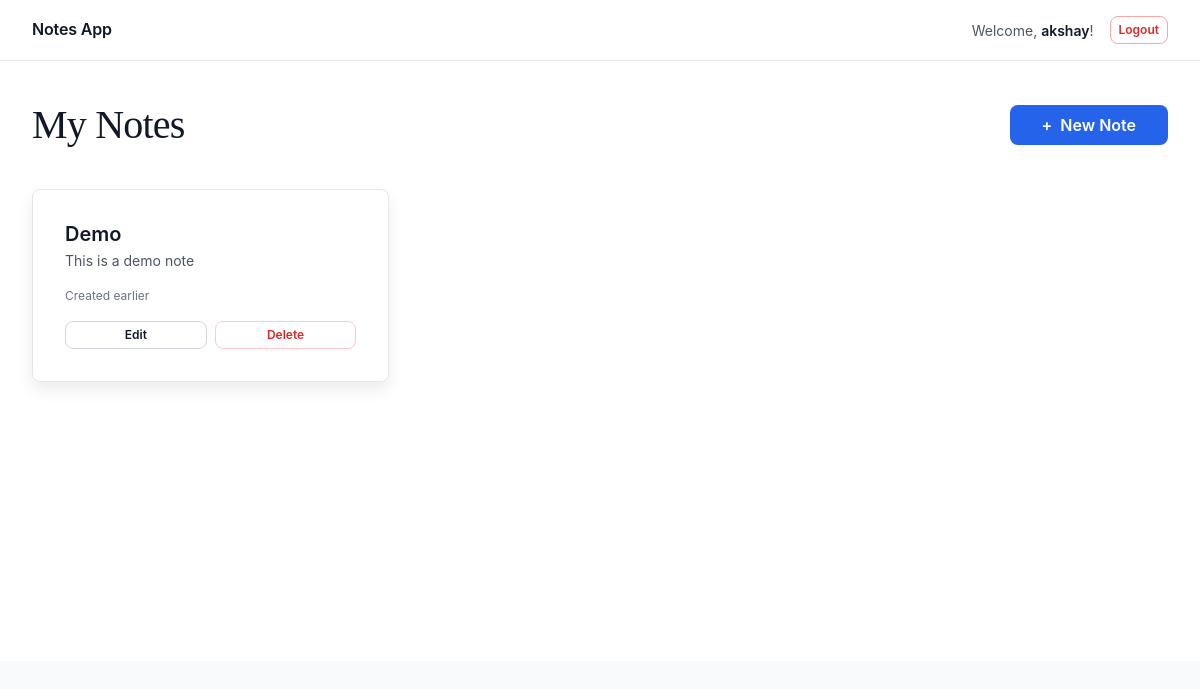
Page /dashboard (signed in) on the earlier database version.
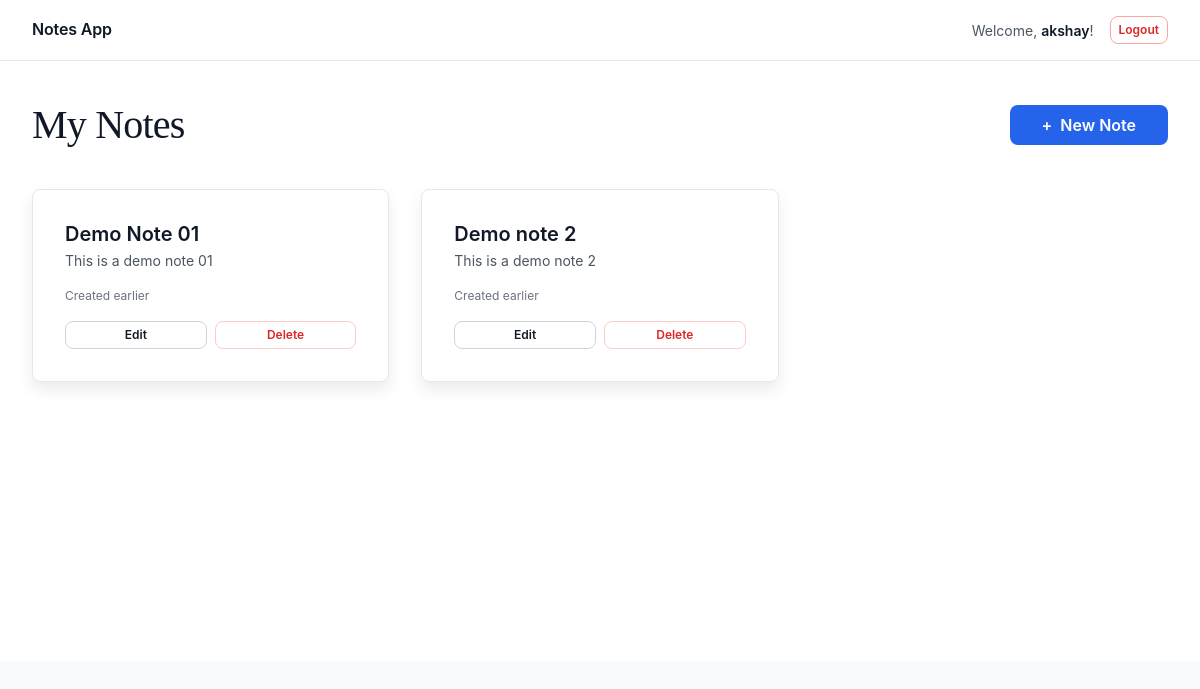
Same page on the later database version.
### app.py (models this page shows)
class Note(db.Model):
    id = db.Column(db.Integer, primary_key=True)
    title = db.Column(db.String(100), nullable=False)
    content = db.Column(db.Text, nullable=False)
    user_id = db.Column(db.Integer, db.ForeignKey('user.id'), nullable=False)

### app.py (the view)
@app.route('/dashboard')
def dashboard():
    if 'user_id' not in session:
        return redirect(url_for('login'))
    user_id = session['user_id']
    notes = Note.query.filter_by(user_id=user_id).all()
    return render_template('dashboard.html', notes=notes, username=session['username'])

### templates/dashboard.html (shortened to what this page needs)
{% extends "base.html" %}
{% block content %}
<div class="dashboard-header">
  <h2>Notes App</h2>
  <div class="header-right">
    <p>Welcome, <strong>{{ username }}</strong>!</p>
    <form method="POST" action="{{ url_for('logout') }}" style="margin: 0;">
      <button type="submit" class="logout-btn">Logout</button>
    </form>
  </div>
</div>
<div class="dashboard-page">
  <div class="dashboard-container">
    <div class="dashboard-header-section">
      <h1>My Notes</h1>
      <a href="{{ url_for('create_note') }}" class="create-button">
        <span>+</span> New Note
      </a>
    </div>
    {% if notes %}
      <div class="notes-grid">
        {% for note in notes %}
          <div class="note-card">
            <h3 class="note-card-title">{{ note.title }}</h3>
            <p class="note-card-preview">{{ note.content }}</p>
            <p class="note-card-meta">
              {% if note.created_at %}
                {{ note.created_at.strftime('%b %d, %Y') if note.created_at else 'No date' }}
              {% else %}
                Created earlier
              {% endif %}
            </p>
            <div class="note-card-actions">
              <a href="{{ url_for('edit_note', note_id=note.id) }}" class="note-btn">
                Edit
              </a>
              <a href="{{ url_for('delete_note', note_id=note.id) }}" class="note-btn note-btn-delete" onclick="return confirm('Are you sure you want to delete this note?')">
                Delete
              </a>
            </div>
          </div>
        {% endfor %}
      </div>
    {% endif %}
  </div>
</div>
{% endblock %}

### templates/base.html (shortened to what this page needs)
<!DOCTYPE html>
<html lang="en">
<head>
    <link rel="stylesheet" href="{{ url_for('static', filename='css/tokens.css') }}">
    <link rel="stylesheet" href="{{ url_for('static', filename='css/typography.css') }}">
    <link rel="stylesheet" href="{{ url_for('static', filename='css/global.css') }}">
    <link rel="stylesheet" href="{{ url_for('static', filename='css/components/buttons.css') }}">
    <link rel="stylesheet" href="{{ url_for('static', filename='css/components/forms.css') }}">
    <link rel="stylesheet" href="{{ url_for('static', filename='css/components/cards.css') }}">
</head>
<body>
    <main class="main-content" role="main">
        {% block content %}{% endblock %}
    </main>
</body>
</html>

### static/css/tokens.css (style rules this page uses)
:root { --color-black: #000000; --color-white: #ffffff; --color-blue-50: #eff6ff; --color-blue-100: #dbeafe; --color-blue-200: #bfdbfe; --color-blue-300: #93c5fd; --color-blue-400: #60a5fa; --color-blue-500: #3b82f6; --color-blue-600: #2563eb; --color-blue-700: #1d4ed8; --color-blue-800: #1e40af; --color-blue-900: #1e3a8a; --color-gray-50: #f9fafb; --color-gray-100: #f3f4f6; --color-gray-200: #e5e7eb; --color-gray-300: #d1d5db; --color-gray-400: #9ca3af; --color-gray-500: #6b7280; --color-gray-600: #4b5563; --color-gray-700: #374151; --color-gray-800: #1f2937; --color-gray-900: #111827; --color-red-50: #fef2f2; --color-red-100: #fee2e2; --color-red-200: #fecaca; --color-red-300: #fca5a5; --color-red-400: #f87171; --color-red-500: #ef4444; --color-red-600: #dc2626; --color-red-700: #b91c1c; --color-red-800: #991b1b; --color-red-900: #7f1d1d; --color-green-50: #f0fdf4; --color-green-100: #dcfce7; --color-green-200: #bbf7d0; --color-green-300: #86efac; --color-green-400: #4ade80; --color-green-500: #22c55e; --color-green-600: #16a34a; --color-green-700: #15803d; --color-green-800: #166534; --color-green-900: #145231; --color-yellow-50: #fffbeb; --color-yellow-100: #fef3c7; --color-yellow-200: #fde68a; --color-yellow-300: #fcd34d; --color-yellow-400: #fbbf24; --color-yellow-500: #f59e0b; --color-yellow-600: #d97706; --color-yellow-700: #b45309; --color-yellow-800: #92400e; --color-yellow-900: #78350f; --text-primary: var(--color-gray-900); --text-secondary: var(--color-gray-600); --text-tertiary: var(--color-gray-500); --text-disabled: var(--color-gray-400); --text-inverse: var(--color-white); --bg-primary: var(--color-white); --bg-secondary: var(--color-gray-50); --bg-tertiary: var(--color-gray-100); --border-primary: var(--color-gray-200); --border-secondary: var(--color-gray-300); --status-success: var(--color-green-600); --status-error: var(--color-red-600); --status-warning: var(--color-yellow-600); --status-info: var(--color-blue-600); --space-0: 0px; --space-100: 2px; --space-200: 4px; --space-300: 8px; --space-350: 12px; --space-400: 16px; --space-450: 24px; --space-500: 32px; --space-600: 40px; --space-700: 80px; --space-800: 120px; --space-900: 160px; --radius-sm: 6px; --radius-md: 8px; --radius-lg: 8px; --radius-pill: 9999px; --border-width-thin: 1px; --border-width-medium: 2px; --border-width-thick: 3px; --shadow-xs: 0px 2px 4px rgba(0, 0, 0, 0.05); --shadow-sm: 0px 2px 4px rgba(0, 0, 0, 0.05); --shadow-md: 0px 8px 16px rgba(0, 0, 0, 0.08); --shadow-lg: 0px 16px 32px rgba(0, 0, 0, 0.1); --shadow-xl: 0px 16px 32px rgba(0, 0, 0, 0.1); --z-dropdown: 100; --z-sticky: 200; --z-fixed: 300; --z-modal-backdrop: 400; --z-modal: 500; --z-popover: 600; --z-tooltip: 700; --z-notification: 800; --motion-duration-fast: 150ms; --motion-duration-medium: 300ms; --motion-duration-slow: 600ms; --motion-easing-in: cubic-bezier(0.4, 0, 1, 1); --motion-easing-out: cubic-bezier(0, 0, 0.2, 1); --motion-easing-in-out: cubic-bezier(0.4, 0, 0.2, 1); --font-serif: 'Roboto Serif', 'Georgia', serif; --font-sans: 'Proxima Nova', '-apple-system', 'BlinkMacSystemFont', 'Segoe UI', 'Roboto', sans-serif; --font-mono: 'Monaco', 'Courier New', monospace; --text-xs: 0.75rem; --text-sm: 0.875rem; --text-base: 1rem; --text-lg: 1.125rem; --text-xl: 1.25rem; --text-2xl: 1.5rem; --text-3xl: 1.875rem; --text-4xl: 2rem; --text-5xl: 2.5rem; --line-height-tight: 1.2; --line-height-normal: 1.5; --line-height-relaxed: 1.75; --line-height-loose: 2; --font-weight-light: 300; --font-weight-normal: 400; --font-weight-medium: 500; --font-weight-semibold: 600; --font-weight-bold: 700; }

### static/css/global.css (style rules this page uses)
* { margin: 0; padding: 0; box-sizing: border-box; }
*::before, *::after { box-sizing: border-box; }
html { -webkit-font-smoothing: antialiased; -moz-osx-font-smoothing: grayscale; scroll-behavior: smooth; }
body { font-family: var(--font-sans); font-size: var(--text-base); font-weight: var(--font-weight-normal); line-height: var(--line-height-normal); color: var(--text-primary); background-color: var(--bg-secondary); overflow-x: hidden; }
main { display: block; }

### static/css/components/forms.css (style rules this page uses)
form { width: 100%; }

Differences in the rows shown:
changed Note: title "Demo" → "Demo Note 01"; content "This is a demo note" → "This is a demo note 01"
added Note: title "Demo note 2", content "This is a demo note 2"
